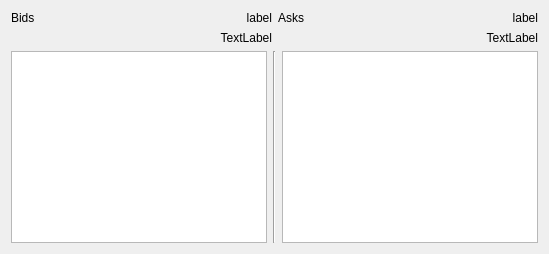
       <widget class="QWidget" name="OrderBook">
        <attribute name="title">
         <string>Order Book</string>
        </attribute>
        <layout class="QVBoxLayout" name="verticalLayout_4">
         <item>
          <layout class="QVBoxLayout" name="verticalLayout_3">
           <item>
            <layout class="QHBoxLayout" name="horizontalLayout_6">
             <item>
              <layout class="QGridLayout" name="gridLayout_2">
               <item row="0" column="1">
                <widget class="QLabel" name="KOREDemand">
                 <property name="text">
                  <string>label</string>
                 </property>
                 <property name="alignment">
                  <set>Qt::AlignRight|Qt::AlignTrailing|Qt::AlignVCenter</set>
                 </property>
                </widget>
               </item>
               <item row="0" column="0">
                <widget class="QLabel" name="BidsCount">
                 <property name="text">
                  <string>Bids</string>
                 </property>
                </widget>
               </item>
               <item row="1" column="1">
                <widget class="QLabel" name="BtcDemand">
                 <property name="text">
                  <string>TextLabel</string>
                 </property>
                 <property name="alignment">
                  <set>Qt::AlignRight|Qt::AlignTrailing|Qt::AlignVCenter</set>
                 </property>
                </widget>
               </item>
              </layout>
             </item>
             <item>
              <layout class="QGridLayout" name="gridLayout">
               <item row="0" column="0">
                <widget class="QLabel" name="AsksCount">
                 <property name="text">
                  <string>Asks</string>
                 </property>
                </widget>
               </item>
               <item row="0" column="1">
                <widget class="QLabel" name="KORESupply">
                 <property name="text">
                  <string>label</string>
                 </property>
                 <property name="alignment">
                  <set>Qt::AlignRight|Qt::AlignTrailing|Qt::AlignVCenter</set>
                 </property>
                </widget>
               </item>
               <item row="1" column="1">
                <widget class="QLabel" name="BtcSupply">
                 <property name="text">
                  <string>TextLabel</string>
                 </property>
                 <property name="alignment">
                  <set>Qt::AlignRight|Qt::AlignTrailing|Qt::AlignVCenter</set>
                 </property>
                </widget>
               </item>
              </layout>
             </item>
            </layout>
           </item>
           <item>
            <layout class="QHBoxLayout" name="horizontalLayout_5">
             <item>
              <widget class="QTableWidget" name="BidsTable">
               <property name="font">
                <font>
                 <pointsize>9</pointsize>
                 <weight>50</weight>
                 <bold>false</bold>
                </font>
               </property>
               <property name="horizontalScrollBarPolicy">
                <enum>Qt::ScrollBarAsNeeded</enum>
               </property>
              </widget>
             </item>
             <item>
              <widget class="Line" name="line_2">
               <property name="orientation">
                <enum>Qt::Vertical</enum>
               </property>
              </widget>
             </item>
             <item>
              <widget class="QTableWidget" name="AsksTable">
               <property name="font">
                <font>
                 <pointsize>9</pointsize>
                 <weight>50</weight>
                 <bold>false</bold>
                </font>
               </property>
               <property name="horizontalScrollBarPolicy">
                <enum>Qt::ScrollBarAsNeeded</enum>
               </property>
              </widget>
             </item>
            </layout>
           </item>
          </layout>
         </item>
        </layout>
       </widget>
